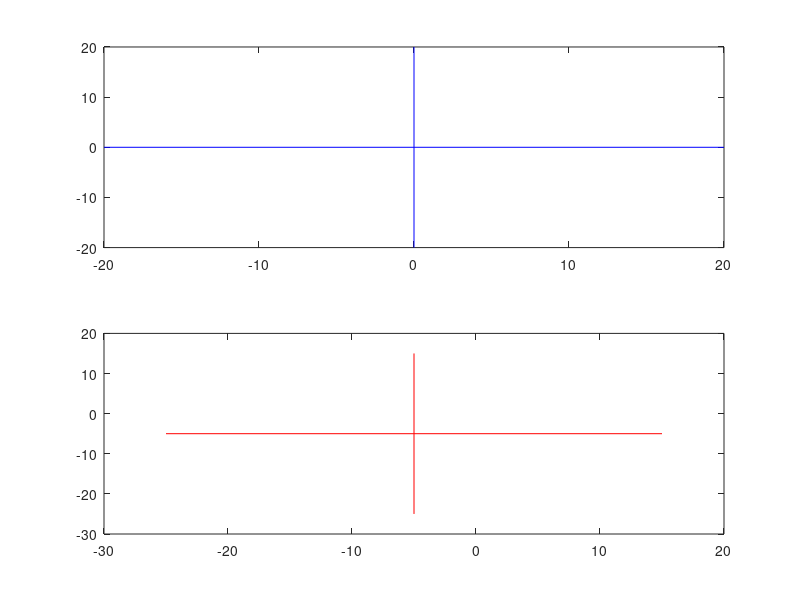

Here is the MATLAB script that generated this plot:
%Program to perform 2D coordinate translation transformation

%For actual object P
fprintf('Enter number of vertices of given shape: ');
n = input('');
%For coordinates of the given object P
for i=1:n
    fprintf('Enter x coordinate of pt.%d: ', i);
    x(i) = input('');
    fprintf('Enter y coordinate of pt.%d: ', i);
    y(i) = input('');
end

%Creating the given object P
P = ones(3,n);

P(1,:)=x;
P(2,:)=y;

%Entering info about translating vector
fprintf('\nTranslation in x-axis:');
a = input('');
fprintf('\nTranslation in y-axis:');
b = input('');

%Creating translation matrix
T = [1 0 -1*a; 0 1 -1*b];

subplot(2,1,1);
fill(P(1,:),P(2,:),'m');

%Plotting actual line
line([-20,20],[0,0], 'Color', 'blue');
line([0,0],[-20,20], 'Color', 'blue');

subplot(2,1,2);
fill(P(1,:), P(2,:), 'y');

%Line Matrix(For Axes)
%For x-axis
xL = [-20 20; 0 0; 1 1];
%For y-axis
yL = [0 0; -20 20; 1 1];

%Creating transformed translated Line Matrices
%For x-axis
xT = T*xL;
%For y-axis
yT = T*yL;

%Plotting transformed line
line(xT(1,:), xT(2,:) , 'Color', 'red');
line(yT(1,:), yT(2,:) , 'Color', 'red');

%End of program